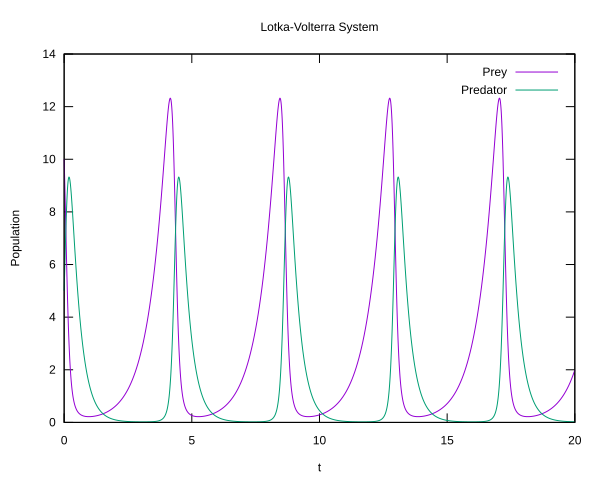

Reproduce this figure in gnuplot.
set terminal svg background "white"
set output "plot_lotka_volterra.svg"
set title "Lotka-Volterra System"
set xlabel "t"
set ylabel "Population"
plot "lotka_volterra.data" using 1:2 with lines title "Prey", \
     "lotka_volterra.data" using 1:3 with lines title "Predator"
